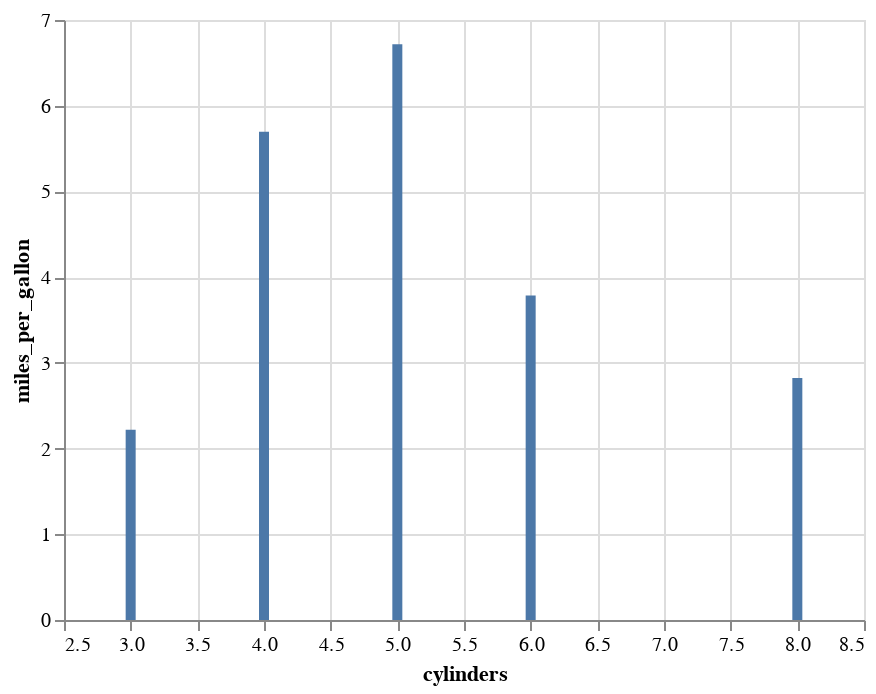

This figure's notebook cell:
### Code cell
#cars_stdevp
import numpy as np
see = temp.groupby('cylinders').miles_per_gallon.agg(np.std, ddof=0).reset_index()
c = alt.Chart(see).mark_bar().encode(
    x='cylinders',
    y='miles_per_gallon'
)
c

### Figure 1 — Vega-Lite specification as saved in the notebook (floating-point values rounded to 4 significant figures)
{"$schema": "https://vega.github.io/schema/vega-lite/v4.8.1.json", "config": {"view": {"continuousHeight": 300, "continuousWidth": 400}}, "data": {"name": "data-32d67caf7b3ef2cf2337f6574b0bc324"}, "datasets": {"data-32d67caf7b3ef2cf2337f6574b0bc324": [{"cylinders": 3, "miles_per_gallon": 2.221}, {"cylinders": 4, "miles_per_gallon": 5.696}, {"cylinders": 5, "miles_per_gallon": 6.718}, {"cylinders": 6, "miles_per_gallon": 3.785}, {"cylinders": 8, "miles_per_gallon": 2.822}]}, "encoding": {"x": {"field": "cylinders", "type": "quantitative"}, "y": {"field": "miles_per_gallon", "type": "quantitative"}}, "mark": "bar"}
